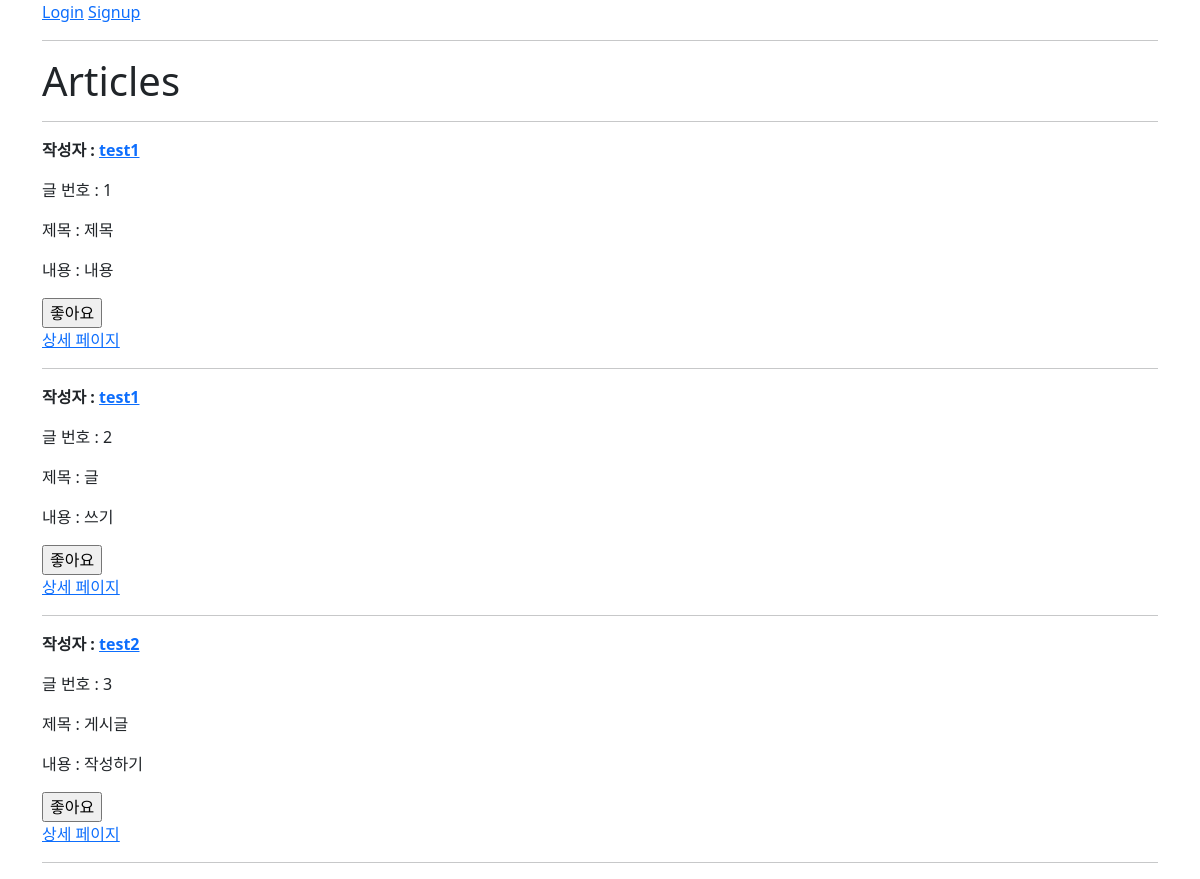
The app's page /articles/ with its own data.
### articles/models.py (models this page shows)
class Article(models.Model):
    user = models.ForeignKey(settings.AUTH_USER_MODEL, on_delete=models.CASCADE)
    like_users = models.ManyToManyField(settings.AUTH_USER_MODEL, related_name='like_articles')
    title = models.CharField(max_length=10)
    content = models.TextField()
    created_at = models.DateTimeField(auto_now_add=True)
    updated_at = models.DateTimeField(auto_now=True)

### accounts/models.py (models this page shows)
class User(AbstractUser):
    followings = models.ManyToManyField('self', symmetrical=False, related_name='followers')

### articles/views.py (the view)
# urls.py: path('', views.index, name='index'),
@require_safe
def index(request):
    articles = Article.objects.all()
    context = {
        'articles': articles,
    }
    return render(request, 'articles/index.html', context)

### articles/templates/articles/index.html (shortened to what this page needs)
{% extends 'base.html' %}
{% block content %}
    <h1>Articles</h1>
    <hr>
    {% for article in articles %}
        <p>
            <b>작성자 :
                <a href="{% url 'accounts:profile' article.user %}">{{ article.user }}</a>
            </b>
        </p>
        <p>글 번호 :
            {{ article.pk }}</p>
        <p>제목 :
            {{ article.title }}</p>
        <p>내용 :
            {{ article.content }}</p>
        <div>
            <form
                class="like-form"
                data-article-id="{{ article.pk }}"
                action="{% url 'articles:likes' article.pk %}"
                method="POST">
                {% if request.user in article.like_users.all %}
                    <input type="submit" value="좋아요 취소" id="like-{{ article.pk }}">
                {% else %}
                    <input type="submit" value="좋아요" id="like-{{ article.pk }}">
                {% endif %}
            </form>
        </div>
        <a href="{% url 'articles:detail' article.pk %}">상세 페이지</a>
        <hr>
    {% endfor %}
{% endblock content %}

### records on screen
Article: user "test1", pk "1", title "제목", content "내용"
Article: user "test1", pk "2", title "글", content "쓰기"
Article: user "test2", pk "3", title "게시글", content "작성하기"
